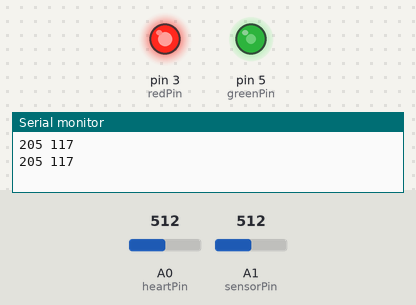
A sketch run on a simulated Arduino Uno, built with avr-gcc and run on an emulated ATmega328P. On the bench: output pins drawn as LEDs (lit = HIGH), the last lines printed to the serial monitor. The test bench sets the inputs (shaded band); at power-on: A0 (heartPin) = 512, A1 (sensorPin) = 512.

Above: at 1.8 s.
1.9 s: A0 (heartPin) set to 585
4.2 s: A0 (heartPin) set to 618
At 7.2 s:
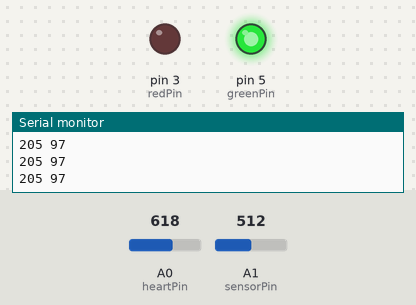
7.5 s: A0 (heartPin) set to 0
At 9.7 s:
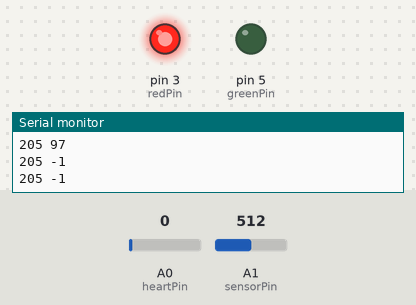
10.5 s: A0 (heartPin) set to 3
At 13.2 s:
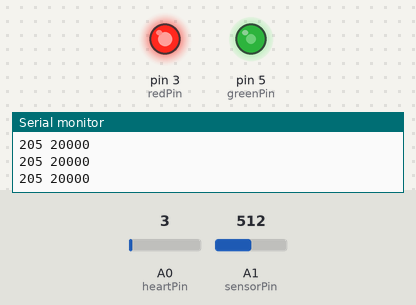
13.5 s: A0 (heartPin) set to 716
At 15.8 s:
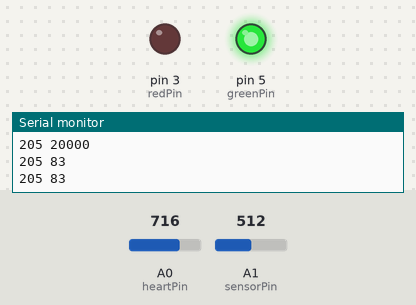
Timing chart, 0 to 17.3 s (numbered marks = the images above; inputs shaded):
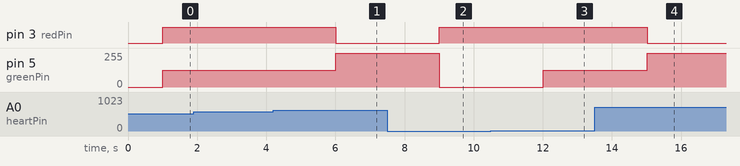

Measured:
- the behaviour switches between 600 and 601 on A0 (heartPin) (found by bisection; images 0 and 1)
- the behaviour switches between 1 and 2 on A0 (heartPin) (found by bisection; images 2 and 3)
- after the input at 4.2 s, pin 3 (redPin): HIGH → LOW after 1.8 s; pin 5 (greenPin): 127/255 → 255/255 after 1.8 s
- after the input at 7.5 s, pin 3 (redPin): LOW → HIGH after 1.5 s; pin 5 (greenPin): 255/255 → 0/255 after 1.5 s
- after the input at 10.5 s, pin 5 (greenPin): 0/255 → 127/255 after 1.5 s
- after the input at 13.5 s, pin 3 (redPin): HIGH → LOW after 1.5 s; pin 5 (greenPin): 127/255 → 255/255 after 1.5 s

The sketch:

testcase1.ino
```cpp
#include <SoftwareSerial.h>
#define heartPin A0
SoftwareSerial BTSerial(4, 7);
int sensorPin = 1; //Analog 0 번에 센서핀 연결
int redPin = 3;
int greenPin = 5;
//int bluePin = 5;


void setup() {
  BTSerial.begin(115200);
  Serial.begin(115200);
  pinMode(redPin, OUTPUT);
  pinMode(greenPin, OUTPUT);
  //pinMode(bluePin, OUTPUT);

}
void loop() {
  //전압의 변화값을 센서핀으로 부터 읽음
  int reading = analogRead(sensorPin);

  //전압값을 읽음, 센서에 공급되는 전압이 5V면 읽은값x5.0 이고 3.3V 이면 3.3을 곱해준다
  float voltage = reading * 5.0;
  voltage /= 1024.0;

  //전압값(mV)으로 온도 구함 (섭씨) , 시리얼 모니터 출력
  int temperatureC = (voltage - 0.5) * 100 +5 ;
  //Serial.print(temperatureC);
  //Serial.println(" C");
  char a[10];
  sprintf(a,"%d",temperatureC);


  int heartValue = 60000/analogRead(heartPin);
  char b[10];
  sprintf(b,"%d",heartValue);
  char result[10] = {0,};
  strcat(result, a);
  strcat(result, " ");
  strcat(result, b);
  BTSerial.print(result);
  Serial.println(result);
  //Serial.println(" BPM");
  delay(1000);

  if(heartValue>60 && heartValue<100)
    setColor(0, 255, 0); // Normal, 촑
  else if (heartValue<=5)
    setColor(255, 0, 0); // Emer, 빩
  else
    setColor(255, 127, 0); // Warn, 좡


}

void setColor(int red, int green, int blue)
{
  analogWrite(redPin, red);
  analogWrite(greenPin, green);
  //analogWrite(bluePin, blue);
}
```
